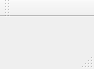
<?xml version="1.0" encoding="UTF-8"?>
<ui version="4.0">
 <class>CSensorTrayIconsClass</class>
 <widget class="QMainWindow" name="CSensorTrayIconsClass">
  <property name="enabled">
   <bool>true</bool>
  </property>
  <property name="geometry">
   <rect>
    <x>0</x>
    <y>0</y>
    <width>94</width>
    <height>69</height>
   </rect>
  </property>
  <property name="windowTitle">
   <string>CSensorTrayIcons</string>
  </property>
  <widget class="QWidget" name="centralWidget"/>
  <widget class="QMenuBar" name="menuBar">
   <property name="geometry">
    <rect>
     <x>0</x>
     <y>0</y>
     <width>94</width>
     <height>21</height>
    </rect>
   </property>
  </widget>
  <widget class="QToolBar" name="mainToolBar">
   <attribute name="toolBarArea">
    <enum>TopToolBarArea</enum>
   </attribute>
   <attribute name="toolBarBreak">
    <bool>false</bool>
   </attribute>
  </widget>
  <widget class="QStatusBar" name="statusBar"/>
 </widget>
 <layoutdefault spacing="6" margin="11"/>
 <resources>
  <include location="SensorTrayIcons.qrc"/>
 </resources>
 <connections/>
</ui>
